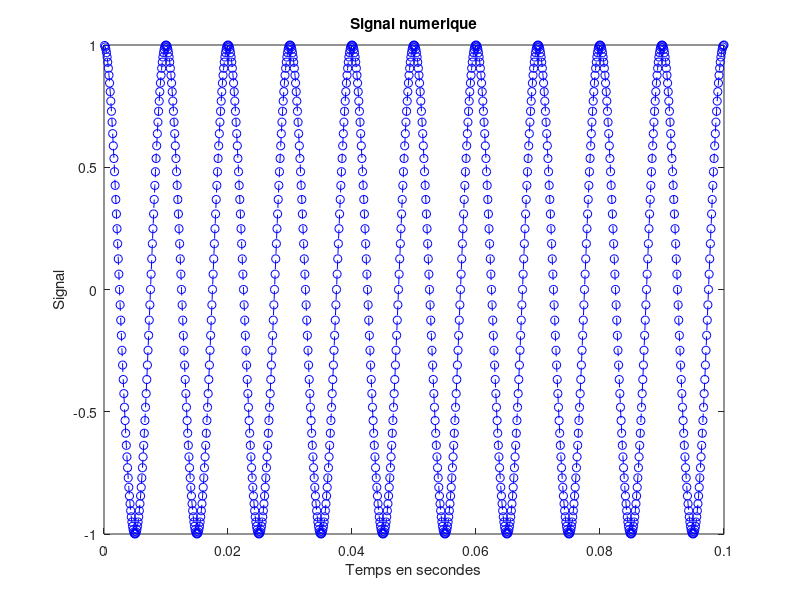

Reproduce this figure in MATLAB.
f0 = 100;
Fe = 10000;
T0 = 1/f0;
Te = 1/Fe;
N = 1000;
A = 1;

%Generation de la fonction cosinus
x= (1:N)/Fe;
y = A*cos(2*pi*f0*x);

%Trace du signal
figure;

plot(x,y,'b--o')
xlabel("Temps en secondes");
ylabel("Signal");
title("Signal numerique");